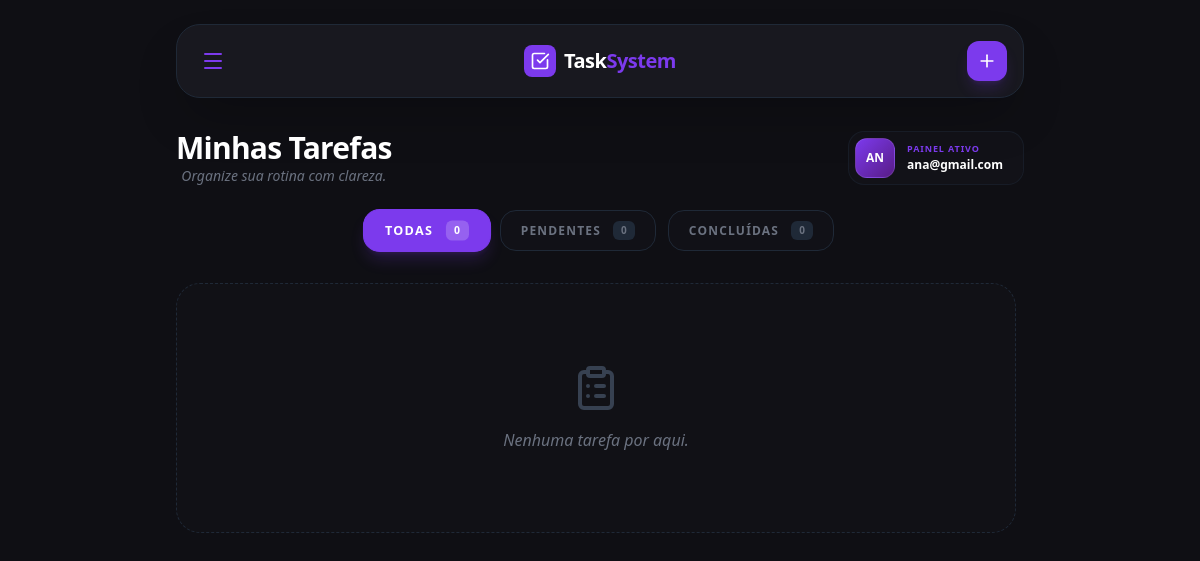
Page /tarefas/ (signed in) on the earlier database version.
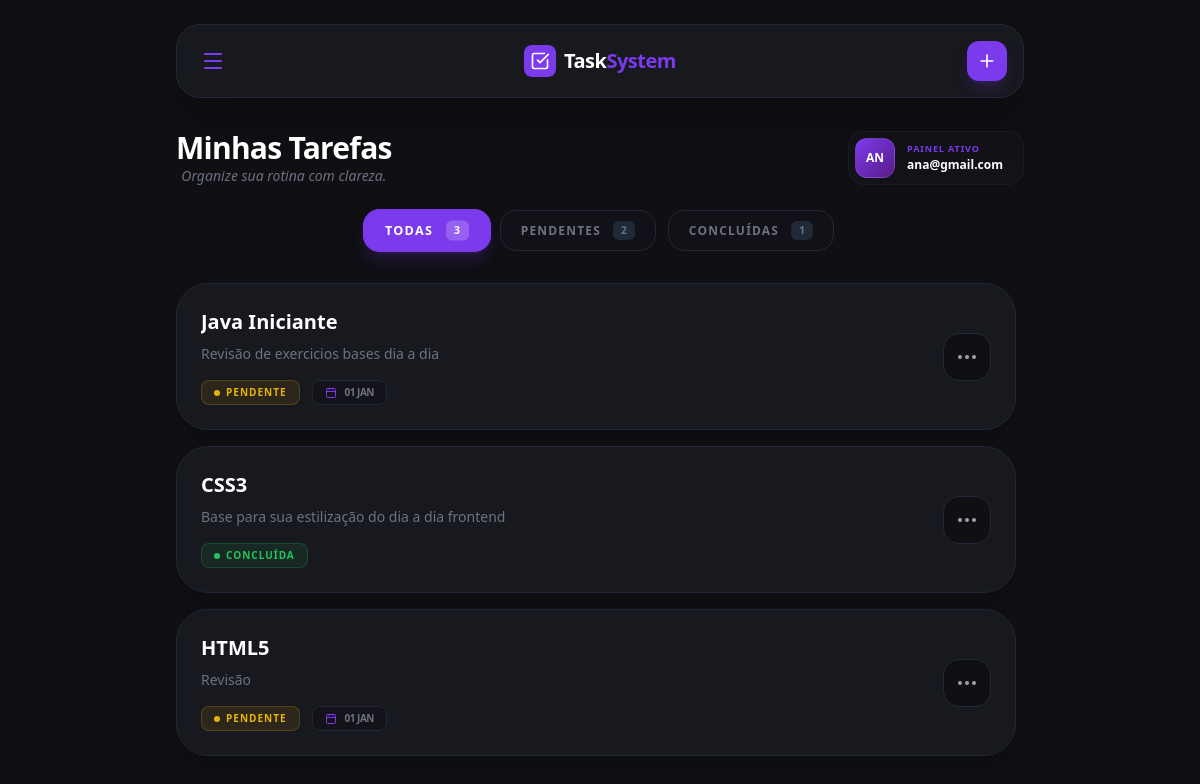
Same page on the later database version.
### tarefas/models.py (models this page shows, shortened)
class Tarefa(models.Model):
    usuario = models.ForeignKey(User, on_delete=models.CASCADE)
    titulo = models.CharField(max_length=100)
    descricao = models.TextField(blank=True)
    finalizado = models.BooleanField(default=False)
    excluida = models.BooleanField(default=False)
    criado_em = models.DateTimeField(auto_now_add=True)

### tarefas/views.py (the view)
# urls.py: path('tarefas/', views.listar_tarefas, name='listar_tarefas'),
@login_required
def listar_tarefas(request):
    queryset_base = Tarefa.objects.filter(usuario=request.user, excluida=False)
    status_filtro = request.GET.get('status', 'todas')
    if status_filtro == 'pendentes':
        tarefas = queryset_base.filter(finalizado=False)
    elif status_filtro == 'concluidas':
        tarefas = queryset_base.filter(finalizado=True)
    else:
        tarefas = queryset_base
    context = {
        'tarefas': tarefas.order_by('-criado_em'),
        'total': queryset_base.count(),
        'pendentes': queryset_base.filter(finalizado=False).count(),
        'finalizadas': queryset_base.filter(finalizado=True).count(),
    }
    return render(request, 'tarefas/listar.html', context)

### tarefas/templates/tarefas/listar.html (shortened to what this page needs)
<!DOCTYPE html>
<html lang="pt-BR">
<head>
    <script src="https://cdn.tailwindcss.com"></script>
</head>
<body class="bg-dark text-gray-200 min-h-screen font-sans" x-data="{ drawerOpen: false, addModalOpen: false }">
    <div class="max-w-4xl mx-auto p-4 md:p-6 flex flex-col h-screen">
        <header class="shrink-0 mb-8">
            <div class="flex items-center justify-between bg-card border border-gray-800 p-4 rounded-3xl shadow-2xl">
                <button @click="drawerOpen = true" class="p-2 hover:bg-dark rounded-xl transition text-primary">
                    <i data-lucide="menu"></i>
                </button>
                <div class="flex items-center gap-2">
                    <div class="bg-primary p-1.5 rounded-lg text-white">
                        <i data-lucide="check-square" class="w-5 h-5"></i>
                    </div>
                    <h1 class="text-xl font-bold text-white tracking-tight">Task<span class="text-primary">System</span></h1>
                </div>
                <button @click="addModalOpen = true" class="bg-primary hover:bg-purple-700 text-white p-2.5 rounded-xl transition shadow-lg shadow-primary/20 active:scale-95">
                    <i data-lucide="plus" class="w-5 h-5"></i>
                </button>
            </div>
        </header>
        <div class="flex flex-col gap-6 mb-8">
            <div class="flex flex-col md:flex-row md:items-center justify-between gap-6">
                <div class="text-center">
                    <h2 class="text-3xl font-extrabold text-white tracking-tight">Minhas Tarefas</h2>
                    <p class="text-gray-500 text-sm italic">Organize sua rotina com clareza.</p>
                </div>
                <div @click="drawerOpen = true" class="cursor-pointer hidden md:flex flex items-center gap-3 bg-card/40 p-1.5 pr-5 rounded-2xl border border-gray-800/50 hover:border-primary/30 transition-all group">
                    <div class="w-10 h-10 rounded-xl bg-gradient-to-br from-primary to-purple-900 flex items-center justify-center border border-white/10">
                        <span class="text-white font-black text-xs uppercase">{{ user.username|slice:":2" }}</span>
                    </div>
                    <div class="flex flex-col">
                        <span class="text-[9px] font-black text-primary uppercase tracking-widest leading-none mb-1">Painel Ativo</span>
                        <h2 class="text-white font-bold text-xs truncate max-w-[120px]">
                            {% if user.first_name %}{{ user.first_name }}{% else %}{{ user.username }}{% endif %}
                        </h2>
                    </div>
                </div>
            </div>
            <div class="flex flex-wrap items-center gap-3 justify-center">
                <a href="?status=todas"
   class="flex flex-1 md:flex-none items-center justify-center gap-3 px-5 py-2.5 rounded-2xl border transition-all duration-300
   {% if not request.GET.status or request.GET.status == 'todas' %}
     bg-primary border-primary text-white shadow-lg shadow-primary/20 scale-105 z-10
   {% else %}
     bg-card/30 border-gray-800 text-gray-500 hover:border-gray-600
   {% endif %}">
    <span class=" md:inline text-xs font-black uppercase tracking-widest">
        Todas
    </span>
    <span class="px-2 py-0.5
        {% if not request.GET.status or request.GET.status == 'todas' %}
            bg-white/20
        {% else %}
            bg-gray-800
        {% endif %}
        rounded-md text-[10px] font-bold">
        {{ total }}
    </span>
</a>
                <a href="?status=pendentes"
   class="flex flex-1 md:flex-none items-center justify-center gap-3 px-5 py-2.5 rounded-2xl border transition-all duration-300
   {% if request.GET.status == 'pendentes' %}
     bg-yellow-500 border-yellow-500 text-dark shadow-lg shadow-yellow-500/20 scale-105 z-10
   {% else %}
     bg-card/30 border-gray-800 text-gray-500 hover:border-gray-600
   {% endif %}">
    <span class="hidden md:inline text-xs font-black uppercase tracking-widest">
        Pendentes
    </span>
    <span class="px-2 py-0.5
        {% if request.GET.status == 'pendentes' %}
            bg-dark/20
        {% else %}
            bg-gray-800
        {% endif %}
        rounded-md text-[10px] font-bold">
        {{ pendentes }}
    </span>
</a>
                <a href="?status=concluidas"
   class="flex flex-1 md:flex-none items-center justify-center gap-3 px-5 py-2.5 rounded-2xl border transition-all duration-300
   {% if request.GET.status == 'concluidas' %}
     bg-green-500 border-green-500 text-dark shadow-lg shadow-green-500/20 scale-105 z-10
   {% else %}
     bg-card/30 border-gray-800 text-gray-500 hover:border-gray-600
   {% endif %}">
    <span class="hidden md:inline text-xs font-black uppercase tracking-widest">
        Concluídas
    </span>
    <span class="px-2 py-0.5
        {% if request.GET.status == 'concluidas' %}
            bg-dark/20
        {% else %}
            bg-gray-800
        {% endif %}
        rounded-md text-[10px] font-bold">
        {{ finalizadas }}
    </span>
</a>
            </div>
        </div>
        <div class="flex-1 overflow-y-auto pr-2 custom-scroll">
            <ul class="space-y-4 pb-10">
                {% for tarefa in tarefas %}
                <li x-data="{ menuOpen: false }" class="relative bg-card border border-gray-800 rounded-[2rem] p-6 flex flex-col md:flex-row md:items-center justify-between gap-6 hover:border-primary/50 hover:bg-primary/[0.01] transition-all duration-300 shadow-xl group">
                    <div class="flex-1">
                        <div class="flex items-center justify-between gap-4 mb-2">
                            <h3 class="text-xl font-bold text-white group-hover:text-primary transition-colors duration-300 line-clamp-1 flex-1">
                                {{ tarefa.titulo }}
                            </h3>
                        </div>
                        <p class="text-gray-500 text-sm line-clamp-2 mb-4">{{ tarefa.descricao }}</p>
                        <div class="flex items-center gap-3">
                            {% if tarefa.finalizado %}
                                <div class="flex items-center gap-1.5 px-3 py-1 bg-green-500/10 border border-green-500/20 rounded-lg">
                                    <div class="w-1.5 h-1.5 rounded-full bg-green-500 animate-pulse"></div>
                                    <span class="text-[10px] font-black text-green-500 uppercase tracking-widest">Concluída</span>
                                </div>
                            {% else %}
                                <div class="flex items-center gap-1.5 px-3 py-1 bg-yellow-500/10 border border-yellow-500/20 rounded-lg">
                                    <div class="w-1.5 h-1.5 rounded-full bg-yellow-500 animate-pulse"></div>
                                    <span class="text-[10px] font-black text-yellow-500 uppercase tracking-widest">Pendente</span>
                                </div>
                                <div class="flex items-center gap-2 px-3 py-1 bg-dark/50 border border-gray-800 rounded-lg">
                                    <i data-lucide="calendar" class="w-3 h-3 text-primary"></i>
                                    <span class="text-[10px] font-bold text-gray-500 uppercase tracking-tighter">{{ tarefa.criado_em|date:"d M" }}</span>
                                </div>
                            {% endif %}
                        </div>
                    </div>
                    <div class="relative flex items-center justify-end">
                        <button @click="menuOpen = !menuOpen" @click.away="menuOpen = false"
                                class="flex items-center justify-center w-12 h-12 rounded-2xl bg-dark border border-gray-800 text-gray-400 hover:text-white hover:border-primary transition-all active:scale-90">
                            <i data-lucide="more-horizontal" :class="menuOpen ? 'rotate-90' : ''" class="transition-transform duration-300"></i>
                        </button>
                    </div>
                </li>
                {% empty %}
                <div class="text-center py-20 bg-card/30 rounded-3xl border border-dashed border-gray-800">
                    <i data-lucide="clipboard-list" class="w-12 h-12 text-gray-700 mx-auto mb-4"></i>
                    <p class="text-gray-500 font-medium italic">Nenhuma tarefa por aqui.</p>
                </div>
                {% endfor %}
            </ul>
        </div>
    </div>
</body>
</html>

Differences in the rows shown:
added Tarefa: titulo "Java Iniciante", descricao "Revisão de exercicios bases dia a dia", criado_em "01 JAN"
added Tarefa: titulo "CSS3", descricao "Base para sua estilização do dia a dia frontend", finalizado True (drawn)
added Tarefa: titulo "HTML5", descricao "Revisão", criado_em "01 JAN"
Other differences:
{{ total }}: "0" → "3"
{{ pendentes }}: "0" → "2"
{{ finalizadas }}: "0" → "1"
text no longer shown: "Nenhuma tarefa por aqui."
